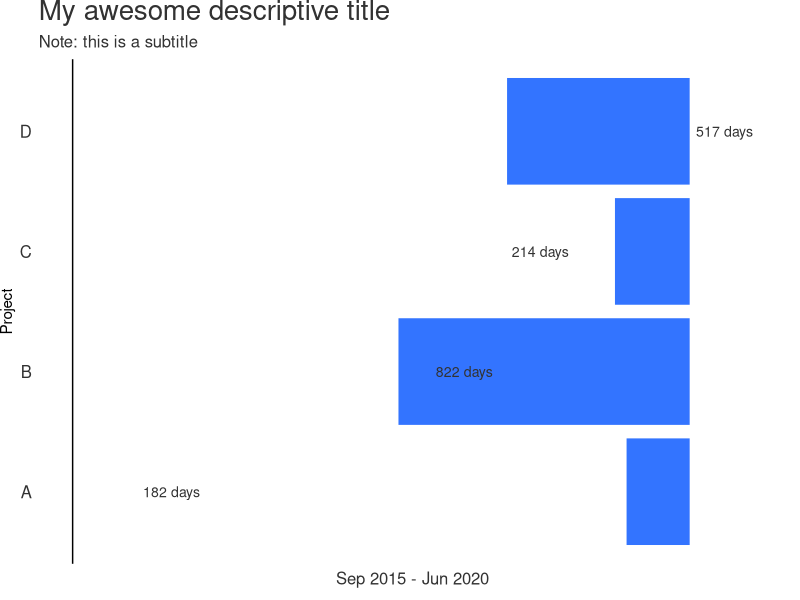

Here is the R script that generated this plot:
# Load libraries
library(ggplot2)
library(reshape2)
library(dplyr)

# Create Horizontal Stacked bar chart 
# then white our some bars 
# to create gantt chart

# Create projects data
data <- data.frame(
  name=c("A","B","C","D"),  
  start=c("2015-09-01","2016-03-01","2018-06-01","2019-01-01"),
  end=c("2016-03-01","2018-06-01","2019-01-01","2020-06-01")
)

data$type <- 'Project'

data$start <- as.Date(data$start)
data$end <- as.Date(data$end)

start_date <- min(data$start)
end_date <- max(data$end)

# Creating before and after project data
# These will be the white bars in our 
# stacked bar chart

post_project <- data.frame(
  name=data$name,
  start=data$end,
  end=end_date,
  type='Post Project'
)

pre_project <- data.frame(
  name=data$name,
  start=start_date,
  end=data$start,
  type='Pre Project'
)

data_stack <- rbind(pre_project,data,post_project)
data_stack <- filter(data_stack,start != end)


# Calculate Duration
data_stack$duration <- as.integer(data_stack$end-data_stack$start)
#data_stack$duration_label <- ifelse(type='Project',paste0(duration," days"),'')
  
# Legend as factor
data_stack$type <- as.factor(data_stack$type)
data_stack$type <- factor(data_stack$type,rev(levels(data_stack$type)))


gantt <- ggplot(data_stack, aes(fill=type, x=name, y=duration)) + # enter data frame
  geom_bar(position="stack"
           ,stat = "identity"
           ,colour = "white" # colour borders
           ,show.legend = FALSE) + # remove legend
  scale_fill_manual("Legend", values = c("Pre Project" = "#FFFFFF", "Project" = "#3374FF", "Post Project" = "#FFFFFF")) +
  coord_flip() + # flip vertical bars into horizontal bar
  geom_text(aes(label = ifelse(type=='Project',paste0(duration," days"),'') # data labels
                ,y =  as.integer(end - start_date) + max(duration)*0.01) # positioned just outside bar
              ,size = (5/14)*10 # sizing in line with theme text
              ,colour = "#323232" #colour text
              ,hjust = 0) + #align text
  theme(
    panel.grid.major = element_blank() # Remove gridlines (major)
    ,panel.grid.minor = element_blank() # Remove gridlines (minor)
    ,panel.background = element_blank() # Remove grey background
    ,plot.title = element_text(hjust = 0, size = 20, colour = "#323232") # Title size and colour
    ,plot.subtitle = element_text(hjust = 0, size = 12, colour = "#323232") # Subtitle size and colour
    ,plot.caption = element_text(vjust = 0.3, size = 12, colour = "#323232") # Caption size and colour
    ,plot.margin = margin(0, 10, 0, 0, "pt") # add margin: top, right, bottom, left
    ,axis.ticks.y = element_blank() # Remove tick marks (Y-Axis)
    ,axis.text.y = element_text(hjust = 1, colour = "#323232", size = 12) # Axis size and colour (Y-Axis)
    ,axis.ticks.x = element_blank() # Remove tick marks (X-Axis)
    ,axis.text.x  = element_blank() # Remove axis scale (X-Axis)
    ,axis.title.x = element_text(size = 12, colour = "#323232") # Axis label size and colour (X-Axis)
  ) +
  geom_hline(yintercept=0, color = "black", size=0.5) + # Axis line size and colour (X-Axis)
  labs(title = 'My awesome descriptive title' # Title text
       ,subtitle = "Note: this is a subtitle" # Subtitle text
       ,x =  "Project" # X-Axis text 
       ,y = paste0(format(min(data_stack$start),"%b %Y"),' - ',format(max(data_stack$end),"%b %Y")) # Y-Axis text 
       ,caption = element_blank()) + # Caption text
  ylim(0,as.integer(max(data_stack$end) - min(data_stack$start))*1.1)

# Save the plot
ggsave("simple_gantt.png" # filename
       ,plot = gantt # variable for file
       ,width = 5, height = 4, dpi = 300, units = "in") # dimensions and image quality
